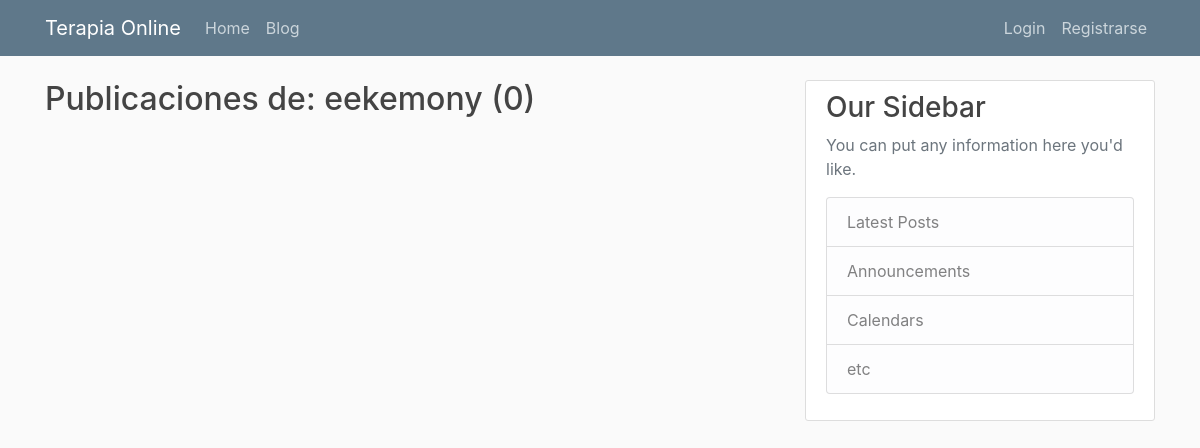
Page /blog/post/eekemony on the earlier database version.
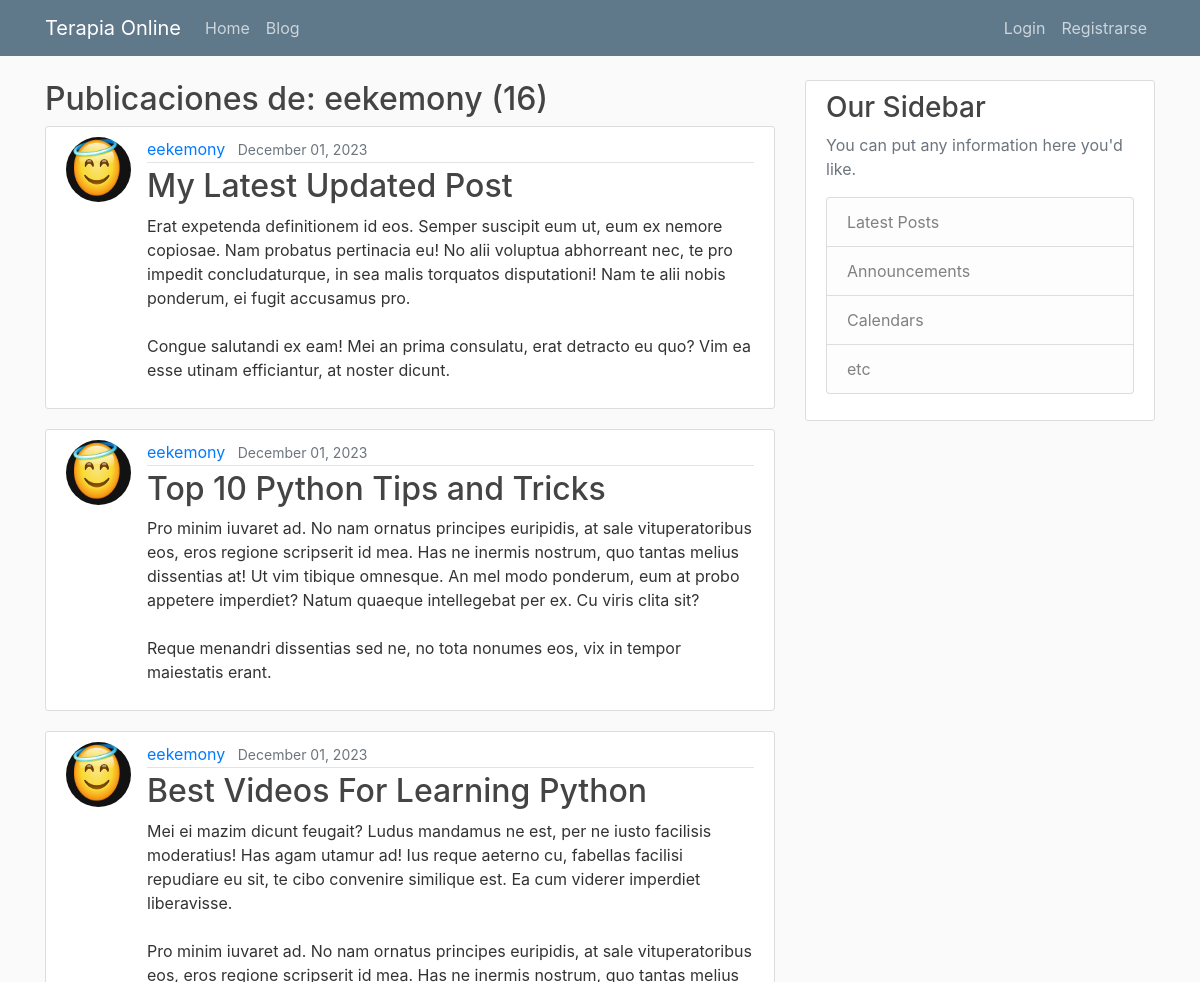
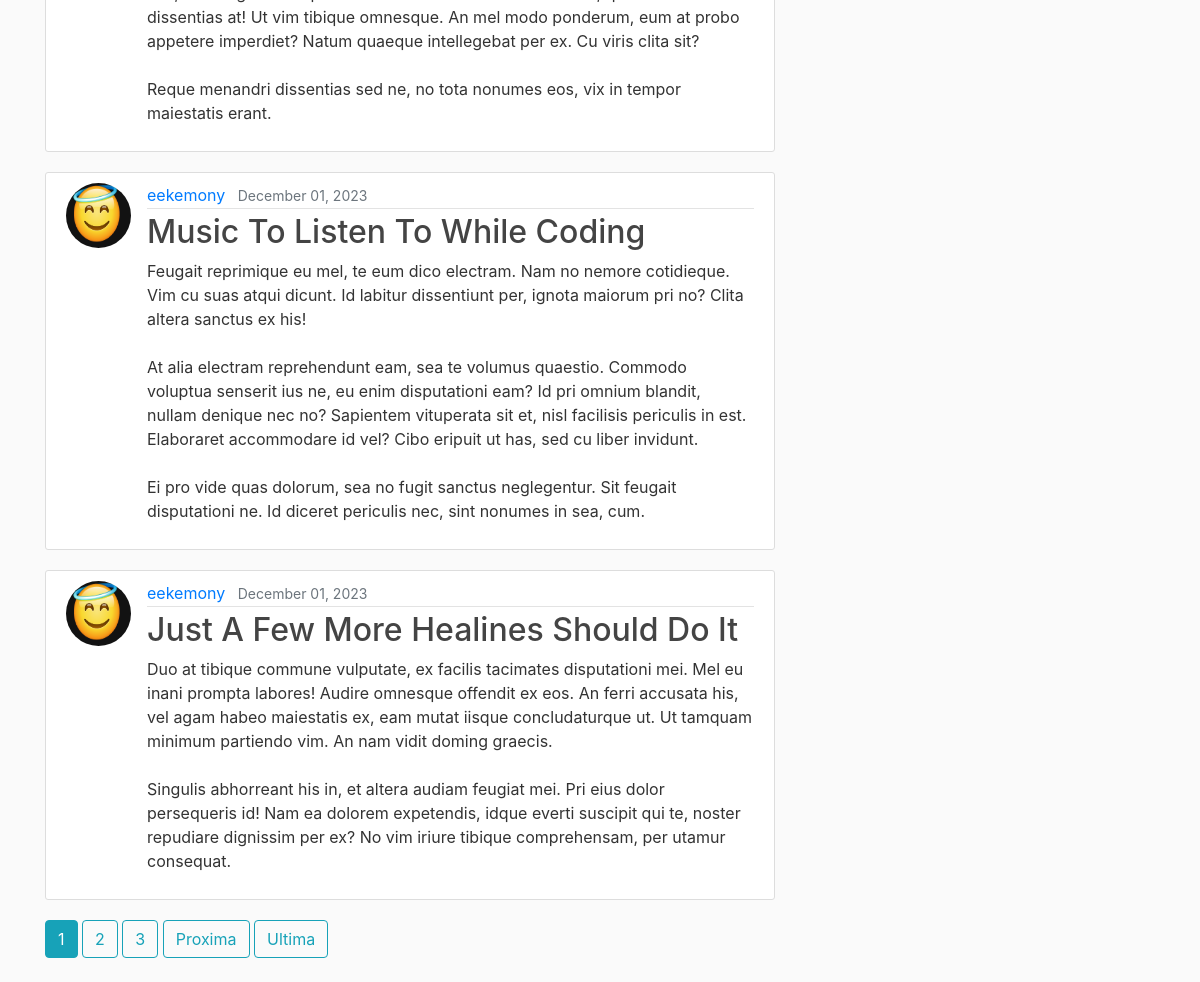
Same page on the later database version (2 pictures, top to bottom).
### blog/models.py (models this page shows, shortened)
class Post(models.Model):
    title = models.CharField(max_length=100)
    content = models.TextField()
    date_posted = models.DateTimeField(default=timezone.now)
    author = models.ForeignKey(User, on_delete=models.CASCADE)
    def get_absolute_url(self):
        return reverse('blog:post-detalle', kwargs={"pk": self.pk})
    """
    In Django, the get_absolute_url method is used to get the canonical URL for an object. It tells Django how to calculate the URL for an object. In your Post model, the get_absolute_url method is using the reverse function to return the URL for the detail view of the post.

    The reverse function in Django is used to generate URLs by reversing the URL patterns defined in your urls.py. It takes a URL pattern name as its first argument and any arguments for the URL pattern as keyword arguments. In your case, reverse('post-detail', kwargs={'pk': self.pk}) is generating a URL for the post-detail view, passing the posts primary key (self.pk) as an argument.

    On the other hand, redirect is a function that returns an HttpResponseRedirect to the appropriate URL for the arguments passed. It can take a model, view name, or URL as its argument, and it will use get_absolute_url if a model is passed.

    So, the main difference between redirect and reverse is that redirect actually sends a redirect response to the user, while reverse simply calculates a URL. You would use reverse when you want to calculate a URL to use elsewhere in your code, and redirect when you want to send the user to a different page in response to an action (like creating a new post).
    """

### users/models.py (models this page shows, shortened)
class Profile(models.Model):
    user = models.OneToOneField(User, on_delete=models.CASCADE) #Delete profile when user is deleted.
    image = models.ImageField(default='default.jpg', upload_to='profile_pics')

### blog/views.py (the view)
# urls.py: path('post/<str:username>', UserPostListView.as_view(), name='user-posts'),
class UserPostListView(ListView):
    model = Post
    paginate_by = 5
    template_name = 'blog/user_posts.html'
    def get_queryset(self):
        user = get_object_or_404(User, username=self.kwargs.get('username'))
        return Post.objects.filter(author=user).order_by('-date_posted')
    """
    The `form_valid` method is a part of Django's class-based views, specifically the `FormView` class, which `CreateView` inherits from²³.

    In your `PostCreateView` class, you're overriding the `form_valid` method. This method is called when valid form data has been POSTed¹. It's used to define what happens if the form is valid²³.

    In the case of `CreateView`, the parent's `form_valid` method might do some processing (it will call `form.save()` for example)²³. So, when you call `super().form_valid(form)`, you're ensuring that this processing still occurs²³.

    In your specific implementation, you're setting the `author` of the `Post` instance to be the currently logged-in user before calling the parent's `form_valid` method⁴. This means that when a post is created, it's automatically associated with the currently logged-in user.


    The `PostUpdateView` class you've provided is a Django class-based view that inherits from `LoginRequiredMixin`, `UserPassesTestMixin`, and `UpdateView`. It's used to update an instance of the `Post` model. The class has two methods: `form_valid` and `test_func`.

    1. `form_valid(self, form)`: This method is called when the user submits a valid form. The `form` parameter is the form with data. The method sets the `author` of the `Post` instance to the current logged-in user. It then calls the parent class's `form_valid` method, which saves the form's data to the database.

    2. `test_func(self)`: This method is part of the `UserPassesTestMixin`. It's called to check if the current user passes a certain test condition. In this case, the test is whether the current user is the author of the post. If the user is the author, the method returns `True`; otherwise, it returns `False`. If the test fails (i.e., the method returns `False`), Django will redirect the user to a specified page.
    """
    """
    user = get_object_or_404(User, username=self.kwargs.get('username')): This line is getting the User object that matches the username passed in the URL. If no such user exists, it raises a 404 error.

    So, if you were to navigate to a URL like http://yourwebsite.com/user/johndoe, Django would call the UserPostListView view with username='johndoe'. The get_object_or_404(User, username=self.kwargs.get('username')) line in the view would then attempt to fetch a User object with username='johndoe'. If no such user exists, it would raise a 404 error. If the user does exist, it would return the User object, and the view would proceed to fetch and display all posts authored by that user.
    """
    """ The ordering attribute in Django’s class-based views specifies the default ordering for the entire queryset. However, in this case, the ordering is not uniform for all objects in the queryset. The ordering depends on the specific user, which is determined dynamically based on the username parameter in the URL.

    The get_queryset method allows for more complex queries and dynamic ordering. In this case, it’s used to filter the posts by author and then order them by date_posted. This wouldn’t be possible with a static ordering attribute because the author is not known until the view is called with a specific username. """

### blog/templates/blog/user_posts.html (shortened to what this page needs)
{% extends "main/base.html" %}
{% block contenido %}
<h2>Publicaciones de: {{ view.kwargs.username }} ({{ page_obj.paginator.count }})</h2>
    {% for object in object_list %}
        <article class="media content-section">
            <img class="rounded-circle article-img" src="{{ object.author.profile.image.url }}">
            <div class="media-body">
                {% include "blog/article_metadata.html" %}
                <h2><a class="article-title" href="{% url 'blog:post-detalle' object.id %}">{{ object.title }}</a></h2>
                <p class="article-content">{{ object.content }}</p>
            </div>
        </article>
    {% endfor %}
    {% if is_paginated %}
        {% include "pagination_controls.html" %}
    {% endif %}
{% endblock contenido %}

### blog/templates/blog/article_metadata.html (shortened to what this page needs)
    <div class="article-metadata">
        <a class="mr-2" href="{% url 'blog:user-posts' object.author.username %}">{{ object.author }}</a>
        <small class="text-muted">{{ object.date_posted|date:"F d, Y" }}</small>
    </div>

Differences in the rows shown:
added Post: author.profile.image (placeholder picture), author "eekemony", date_posted "December 01, 2023", title "My Latest Updated Post", content "Erat expetenda definitionem id eos. Semper suscipit eum ut, eum ex nemore copiosae. Nam probatus pertinacia eu! No alii voluptua abhorreant nec, te pro impedit concludaturque, in sea malis torquatos disputationi! Nam te alii nobis ponderum, ei fugit accusamus pro. Congue salutandi ex eam! Mei an prima consulatu, erat detracto eu quo? Vim ea esse utinam efficiantur, at noster dicunt."
added Post: author.profile.image (placeholder picture), author "eekemony", date_posted "December 01, 2023", title "Top 10 Python Tips and Tricks", content "Pro minim iuvaret ad. No nam ornatus principes euripidis, at sale vituperatoribus eos, eros regione scripserit id mea. Has ne inermis nostrum, quo tantas melius dissentias at! Ut vim tibique omnesque. An mel modo ponderum, eum at probo appetere imperdiet? Natum quaeque intellegebat per ex. Cu viris clita sit? Reque menandri dissentias sed ne, no tota nonumes eos, vix in tempor maiestatis erant."
added Post: author.profile.image (placeholder picture), author "eekemony", date_posted "December 01, 2023", title "Best Videos For Learning Python", content "Mei ei mazim dicunt feugait? Ludus mandamus ne est, per ne iusto facilisis moderatius! Has agam utamur ad! Ius reque aeterno cu, fabellas facilisi repudiare eu sit, te cibo convenire similique est. Ea cum viderer imperdiet liberavisse. Pro minim iuvaret ad. No nam ornatus principes euripidis, at sale vituperatoribus eos, eros regione scripserit id mea. Has ne inermis nostrum, quo tantas melius dissentias at! Ut vim tibique omnesque. An mel modo ponderum, eum at probo appetere imperdiet? Natum quaeque intellegebat per ex. Cu viris clita sit? Reque menandri dissentias sed ne, no tota nonumes eos, vix in tempor maiestatis erant."
added Post: author.profile.image (placeholder picture), author "eekemony", date_posted "December 01, 2023", title "Music To Listen To While Coding", content "Feugait reprimique eu mel, te eum dico electram. Nam no nemore cotidieque. Vim cu suas atqui dicunt. Id labitur dissentiunt per, ignota maiorum pri no? Clita altera sanctus ex his! At alia electram reprehendunt eam, sea te volumus quaestio. Commodo voluptua senserit ius ne, eu enim disputationi eam? Id pri omnium blandit, nullam denique nec no? Sapientem vituperata sit et, nisl facilisis periculis in est. Elaboraret accommodare id vel? Cibo eripuit ut has, sed cu liber invidunt. Ei pro vide quas dolorum, sea no fugit sanctus neglegentur. Sit feugait disputationi ne. Id diceret periculis nec, sint nonumes in sea, cum."
added Post: author.profile.image (placeholder picture), author "eekemony", date_posted "December 01, 2023", title "Just A Few More Healines Should Do It", content "Duo at tibique commune vulputate, ex facilis tacimates disputationi mei. Mel eu inani prompta labores! Audire omnesque offendit ex eos. An ferri accusata his, vel agam habeo maiestatis ex, eam mutat iisque concludaturque ut. Ut tamquam minimum partiendo vim. An nam vidit doming graecis. Singulis abhorreant his in, et altera audiam feugiat mei. Pri eius dolor persequeris id! Nam ea dolorem expetendis, idque everti suscipit qui te, noster repudiare dignissim per ex? No vim iriure tibique comprehensam, per utamur consequat."
Other differences:
{{ page_obj.paginator.count }}: "0" → "16"
new list line: "1"
new list line: "2"
new list line: "3"
text now shown: "Proxima Ultima"
